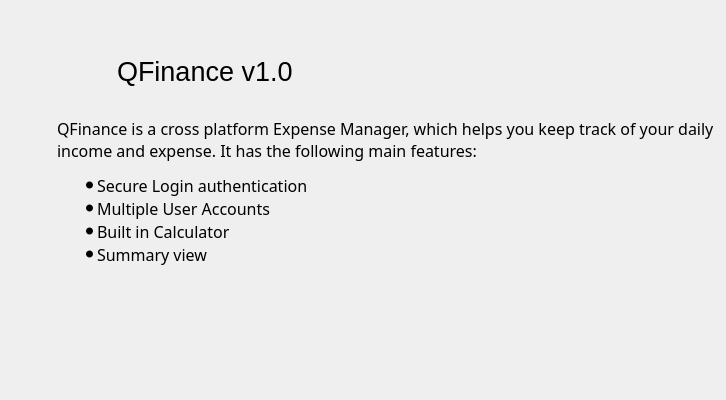
<?xml version="1.0" encoding="UTF-8"?>
<ui version="4.0">
 <class>About</class>
 <widget class="QWidget" name="About">
  <property name="geometry">
   <rect>
    <x>0</x>
    <y>0</y>
    <width>650</width>
    <height>400</height>
   </rect>
  </property>
  <property name="windowTitle">
   <string>Form</string>
  </property>
  <layout class="QGridLayout" name="gridLayout">
   <item row="0" column="0" colspan="2">
    <layout class="QHBoxLayout" name="horizontalLayout_5">
     <property name="leftMargin">
      <number>20</number>
     </property>
     <property name="topMargin">
      <number>20</number>
     </property>
     <item>
      <widget class="QLabel" name="label_2">
       <property name="maximumSize">
        <size>
         <width>80</width>
         <height>80</height>
        </size>
       </property>
       <property name="text">
        <string/>
       </property>
       <property name="pixmap">
        <pixmap resource="images.qrc">:/icons/qf-logo.png</pixmap>
       </property>
       <property name="scaledContents">
        <bool>true</bool>
       </property>
       <property name="margin">
        <number>0</number>
       </property>
      </widget>
     </item>
     <item>
      <widget class="QLabel" name="lblHeading">
       <property name="minimumSize">
        <size>
         <width>200</width>
         <height>80</height>
        </size>
       </property>
       <property name="font">
        <font>
         <family>Segoe UI</family>
         <pointsize>20</pointsize>
        </font>
       </property>
       <property name="text">
        <string>QFinance v1.0</string>
       </property>
      </widget>
     </item>
    </layout>
   </item>
   <item row="1" column="0">
    <spacer name="horizontalSpacer">
     <property name="orientation">
      <enum>Qt::Horizontal</enum>
     </property>
     <property name="sizeType">
      <enum>QSizePolicy::Fixed</enum>
     </property>
     <property name="sizeHint" stdset="0">
      <size>
       <width>40</width>
       <height>20</height>
      </size>
     </property>
    </spacer>
   </item>
   <item row="1" column="1">
    <widget class="QLabel" name="lblDescription">
     <property name="minimumSize">
      <size>
       <width>0</width>
       <height>56</height>
      </size>
     </property>
     <property name="font">
      <font>
       <family>Calibri Light</family>
       <pointsize>12</pointsize>
      </font>
     </property>
     <property name="text">
      <string>&lt;html&gt;&lt;head/&gt;&lt;body&gt;&lt;p&gt;QFinance is a cross platform Expense Manager, which helps you keep track of your daily &lt;br/&gt;income and expense. It has the following main features: &lt;/p&gt;&lt;ul style=&quot;margin-top: 0px; margin-bottom: 0px; margin-left: 0px; margin-right: 0px; -qt-list-indent: 1;&quot;&gt;&lt;li style=&quot; margin-top:12px; margin-bottom:0px; margin-left:0px; margin-right:0px; -qt-block-indent:0; text-indent:0px;&quot;&gt;Secure Login authentication&lt;/li&gt;&lt;/ul&gt;&lt;ul style=&quot;margin-top: 0px; margin-bottom: 0px; margin-left: 0px; margin-right: 0px; -qt-list-indent: 1;&quot;&gt;&lt;li style=&quot; margin-top:0px; margin-bottom:0px; margin-left:0px; margin-right:0px; -qt-block-indent:0; text-indent:0px;&quot;&gt;Multiple User Accounts&lt;/li&gt;&lt;li style=&quot; margin-top:0px; margin-bottom:0px; margin-left:0px; margin-right:0px; -qt-block-indent:0; text-indent:0px;&quot;&gt;Built in Calculator&lt;/li&gt;&lt;li style=&quot; margin-top:0px; margin-bottom:0px; margin-left:0px; margin-right:0px; -qt-block-indent:0; text-indent:0px;&quot;&gt;Summary view&lt;br/&gt;&lt;/li&gt;&lt;/ul&gt;&lt;/body&gt;&lt;/html&gt;</string>
     </property>
     <property name="textFormat">
      <enum>Qt::RichText</enum>
     </property>
    </widget>
   </item>
   <item row="2" column="1">
    <widget class="QLabel" name="lblCredits">
     <property name="minimumSize">
      <size>
       <width>0</width>
       <height>81</height>
      </size>
     </property>
     <property name="font">
      <font>
       <family>Calibri Light</family>
       <pointsize>14</pointsize>
      </font>
     </property>
     <property name="text">
      <string>&lt;html&gt;&lt;head/&gt;&lt;body&gt;&lt;p&gt;&lt;br/&gt;&lt;/p&gt;&lt;/body&gt;&lt;/html&gt;</string>
     </property>
    </widget>
   </item>
  </layout>
 </widget>
 <resources>
  <include location="images.qrc"/>
 </resources>
 <connections/>
</ui>
